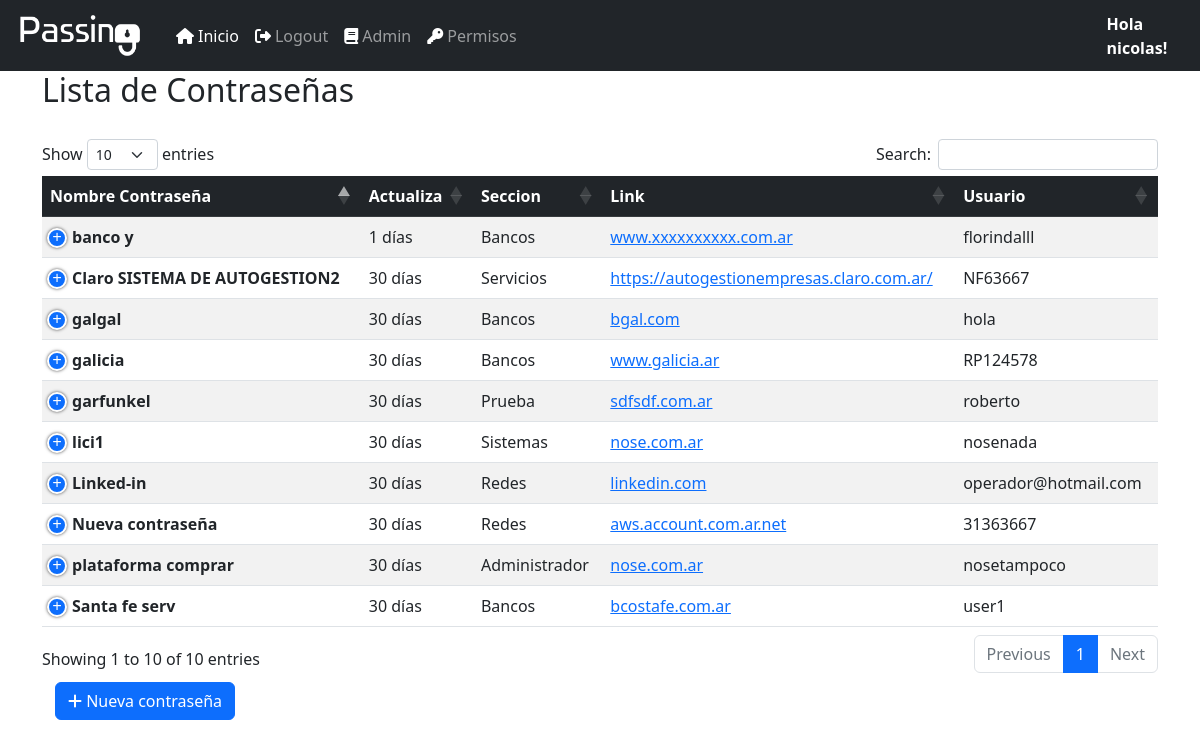
The app's page /pass/listpass (signed in) with its own data.
### login/models.py (models this page shows)
class CustomUser(AbstractUser):
    avatar = models.ImageField(blank=True, null=True, upload_to='static/')
    position = models.CharField(max_length=80,null=True)

### passbase/models.py (models this page shows, shortened)
class Contrasena(models.Model):
    nombre_contra = models.CharField(max_length=50, unique=True)
    seccion = models.ForeignKey(SeccionContra, on_delete=models.CASCADE)
    link = models.CharField(max_length=265)
    usuario = models.CharField(max_length=60)
    contraseña = models.CharField(max_length=60)
    actualizacion= models.IntegerField(default=30) #la contraseña pedirá cambio cada x dias de este campo
    info = models.CharField(max_length=260)
    active = models.BooleanField(default=True)
    created = models.DateTimeField(auto_now=True)
    updated = models.DateTimeField(auto_now_add=True)

class SeccionContra(models.Model):
    nombre_seccion = models.CharField(max_length=50)
    active = models.BooleanField(default=True)
    created = models.DateTimeField(auto_now=True)
    updated = models.DateTimeField(auto_now_add=True)
    def __str__(self):
        return self.nombre_seccion

### passbase/views.py (the view, shortened to what this page needs)
# urls.py: path('listpass',ContrasListView.as_view(), name='listpass'),
class ContrasListView(ListView):
    model = Contrasena
    template_name = 'listpass.html'
    @method_decorator(csrf_exempt)
    def dispatch(self, request, *args, **kwargs):
        return super().dispatch(request, *args, **kwargs)
    def get_queryset(self):
        try:
            obj_permiso = ContraPermission.objects.filter(user_id = self.request.user,
                                                          perm_active = True,
                                                          permission = True).values_list('contra_id', flat=True)
            permisos = list(obj_permiso)
            print(f'permisos: {permisos}')
            return Contrasena.objects.filter(active=True, id__in = permisos).order_by('seccion')
        except Exception as e:
            return redirect(reverse_lazy('login'))
    def get_context_data(self, **kwargs):
        context = super().get_context_data(**kwargs)
        context['title'] = 'Lista de Contraseñas'
        return context

### templates/listpass.html (shortened to what this page needs)
<!DOCTYPE html>
{% extends 'base.html'%}
{% load static %}
{% block head %}
<link rel="stylesheet" href="{% static 'lib/DataTables-1.13.1/css/dataTables.bootstrap5.min.css' %}"/>
<link rel="stylesheet" href="{% static 'lib/DataTables-1.13.1/plugins/responsive-2.4.0/css/responsive.bootstrap5.min.css' %}"/>
{% endblock %}
{% block content %}
<body>
<div class="container" style="height: 60px;">
    <h2>{{title}}</h2>
</div>
{% if request.user.is_authenticated %}
    <div class="container">
            <table class="table table-striped table-hover" id="data">
                <thead class="table-dark">
                    <tr >
                        <th scope="col">Nombre Contraseña</th>
                        <th scope="col">Actualiza</th>
                        <th scope="col">Seccion</th>
                        <th scope="col">Link</th>
                        <th scope="col">Usuario</th>
                    </tr>
                </thead>
                <tbody>
                    {% for contra in object_list %}
                    <tr>
                        <td><b>{{ contra.nombre_contra }}</b></td>
                        <td>{{ contra.actualizacion}} días</td>
                        <td>{{ contra.seccion }}</td>
                        <td>
                            <a href="https://{{ contra.link }}" target="_blank" rel="noopener">{{ contra.link }}</a>
                        </td>
                        <td>{{ contra.usuario }}</td>
                            </div>
                        </tr>
                    {% endfor %}
            <div>
                <button class="btn">
                    <a class="btn btn-primary btn-flat" href = "{% url 'createpass' %}">
                    <i class="fas fa-plus"></i> Nueva contraseña </a>
                </button>
            </div>
            {% endif %}
{% endblock %}

### templates/base.html (shortened to what this page needs)
<html>
        <head>
            {% load static %}
                <link rel="stylesheet" href="{% static 'lib/bootstrap-5.2.2-dist/css/bootstrap.min.css'%}"></link>
           {% block head %}
            {% endblock %}
        </head>
        <body>
    <div class="">
           <nav class="navbar navbar-expand-lg navbar-dark bg-dark">
            <div class="container-fluid">
              <a class="navbar-brand" href="#"><img src="{% static 'Passing2.png' %}" width="140px" height="45px"></a>
              <div class="collapse navbar-collapse" id="navbarColor02">
                <ul class="navbar-nav ml-auto">
                  <li class="nav-item">
                    <a class="nav-link active" href={% url 'listpass' %}><i class="fa-solid fa-house" style="color:white">&nbsp;</i>Inicio
                    </a>
                  </li>
                  {% if request.user.is_authenticated %}
                  <li class="nav-item">
                    <a class="nav-link" href="{% url 'logout' %}"><i class="fa-solid fa-right-from-bracket" style="color:white">&nbsp;</i>Logout</a>
                  </li>
                  {%endif%}
                  <li class="nav-item">
                    <a class="nav-link" href="{% url 'config' %}"><i class="fa-solid fa-book" style="color:white">&nbsp;</i>Admin</a>
                  </li>
                  {% if request.user.is_superuser %}
                  <li class="nav-item">
                    <a class="nav-link" href="{% url 'permissionlist' %}"><i class="fa-solid fa-key" style="color:white">&nbsp;</i>Permisos</a>
                  </li>
                  {%endif%}
                    </div>
                {% if request.user.is_authenticated %}
              </div>
              <a class="nav-link" href="{% url 'profile' request.user.username %}" style="color:white"><b>Hola {{request.user}}!</b></a>
            </div>
            {%else%}
          </div>
          <a class="nav-link" href="{% url 'login' %}" style="color:white"><b>Hola {{request.user}}!</b></a>
        </div>
            {%endif%}
          {% block content %}
            {% endblock %}
          </body>
    </html>

### records on screen
CustomUser: user "nicolas"
Contrasena: nombre_contra "Linked-in", actualizacion "30", seccion "Redes", link "linkedin.com", usuario "operador@hotmail.com"
Contrasena: nombre_contra "Nueva contraseña", actualizacion "30", seccion "Redes", link "aws.account.com.ar.net", usuario "31363667"
Contrasena: nombre_contra "galicia", actualizacion "30", seccion "Bancos", link "www.galicia.ar", usuario "RP124578"
Contrasena: nombre_contra "banco y", actualizacion "1", seccion "Bancos", link "www.xxxxxxxxxx.com.ar", usuario "florindalll"
Contrasena: nombre_contra "Santa fe serv", actualizacion "30", seccion "Bancos", link "bcostafe.com.ar", usuario "user1"
Contrasena: nombre_contra "galgal", actualizacion "30", seccion "Bancos", link "bgal.com", usuario "hola"
Contrasena: nombre_contra "plataforma comprar", actualizacion "30", seccion "Administrador", link "nose.com.ar", usuario "nosetampoco"
Contrasena: nombre_contra "lici1", actualizacion "30", seccion "Sistemas", link "nose.com.ar", usuario "nosenada"
Contrasena: nombre_contra "garfunkel", actualizacion "30", seccion "Prueba", link "sdfsdf.com.ar", usuario "roberto"
Contrasena: nombre_contra "Claro SISTEMA DE AUTOGESTION2", actualizacion "30", seccion "Servicios", link "https://autogestionempresas.claro.com.ar/", usuario "NF63667"

### other values on screen
{{ title }} "Lista de Contraseñas"
